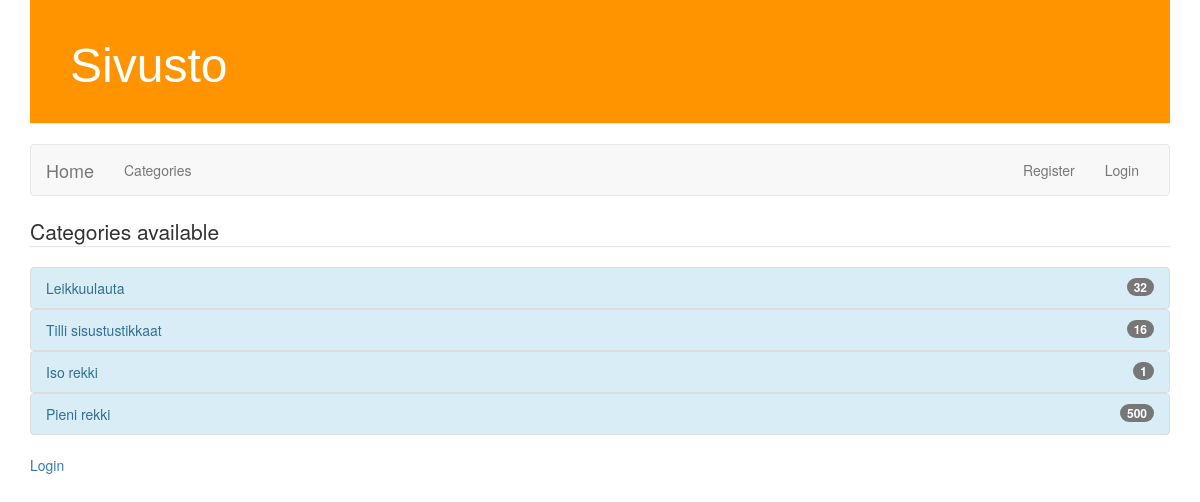
The page /categories on the database as committed earlier.
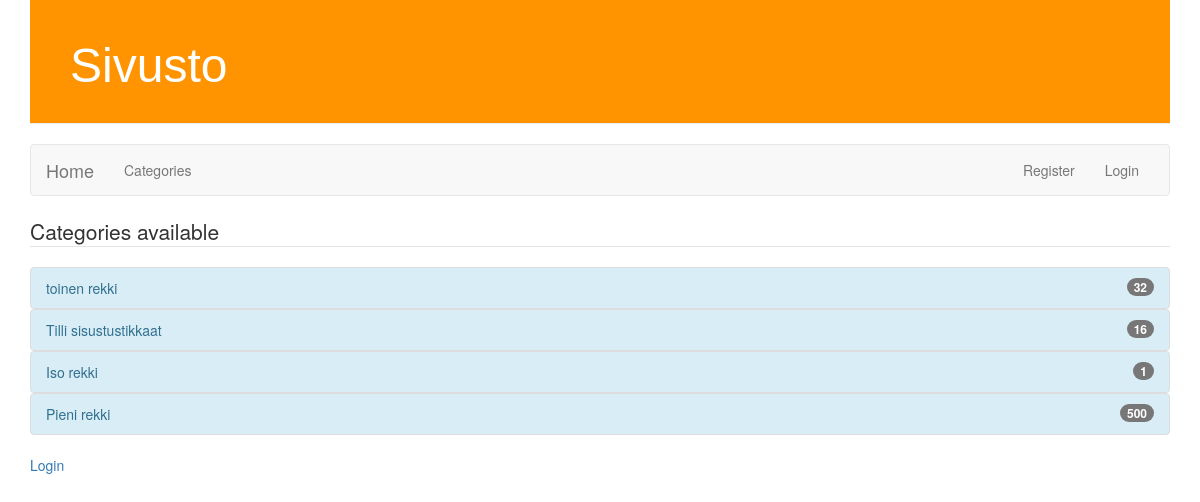
The same page on the database as committed later.
### rango/models.py (models this page shows, shortened)
class Category(models.Model):
    name = models.CharField(max_length=128, unique=True)
    imgpath = models.CharField(max_length=128, blank=True)
    views = models.IntegerField(default=0)
    likes = models.IntegerField(default=0)
    slug = models.SlugField(unique=True)

### rango/views.py (the view)
# urls.py: url(r'^categories', views.categories, name='categories'),
def categories(request):
    category_list = Category.objects.all()
    context_dict = {'categories': category_list}
    return render(request, 'rango/categories.html', context_dict)

### rango/templates/rango/categories.html
{% extends 'rango/base.html' %}
{% load staticfiles %}
{% block content %}
        {% if categories %}
            <ul class="list-group">
                <legend>Categories available</legend>
                {% for category in categories %}
                <a href="/rango/category/{{ category.slug }}">
                <li class="list-group-item list-group-item-info">
                    {{ category.name }}
                        <span class="badge">{{ category.likes}}</span>
                </li>
                     </a>
                {% endfor %}
            </ul>
        {%else%}
        <strong>ei kategorioita mukana</strong>
        {%endif%}
        {% if user.is_authenticated %}
        <a href={% url "add_category" %}>Add a New Category</a><br />
        You are logged as {{ user.username }}. <br/>
        <a href={% url "logout" %}>Logout</a><br />
        {% else %}
        <a href={% url "login" %}>Login</a>
        <br/>
        {% endif %}
{% endblock %}

### rango/templates/rango/base.html (shortened to what this page needs)
<!DOCTYPE html>
{% load staticfiles %}
<html>
    <head>
        {% load bootstrap3 %}
        {% bootstrap_css %}
        <link rel="stylesheet" href="{% static 'css/styles.css' %}">
    </head>
    <body>
    <div class="container">
        <div class="page-header">
            <h1><a href="/">Sivusto</a></h1>
        </div>
        {% include 'rango/navbar.html' %}
            {% block content %}
            {% endblock %}
    </div>
</body>
</html>

### rango/templates/rango/navbar.html (shortened to what this page needs)
      <nav class="navbar navbar-default">
        <div class="container-fluid">
          <div class="navbar-header">
            <a class="navbar-brand" href={% url "index" %}  class="active">Home</a>
          </div>
          <div id="navbar" class="navbar-collapse collapse">
            <ul class="nav navbar-nav">
              <li><a href={% url "categories" %}>Categories</a></li>
            </ul>
            <ul class="nav navbar-nav navbar-right">
                {% if user.is_authenticated %}
                <li><a href={% url "logout" %}>Logout</a></li>
                {% else %}
                <li><a href="{% url "register" %}">Register</a><li>
                <li><a href={% url "login" %}>Login</a></li>
                {%endif%}
            </ul>
          </div>
        </div>
      </nav>

### rango/static/css/styles.css (style rules this page uses)
.page-header { background-color: #ff9400; margin-top: 0; padding: 20px 20px 20px 40px; }
.page-header h1, .page-header h1 a, .page-header h1 a:visited, .page-header h1 a:active { color: #ffffff; font-size: 36pt; text-decoration: none; }
h1, h2, h3, h4 { font-family: 'arial', cursive; }

Rows that differ between the two databases and show on the page:
changed Category: name "Leikkuulauta" → "toinen rekki"
